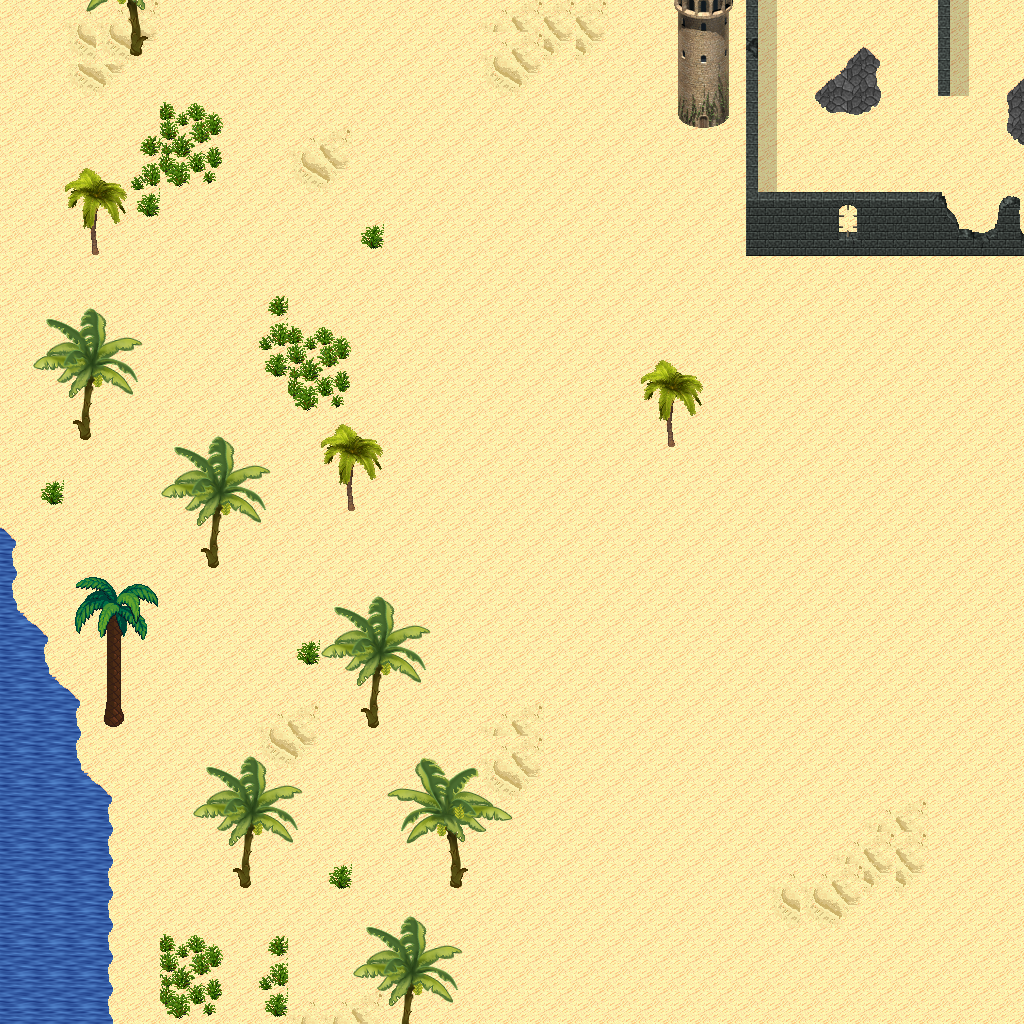

The image is a tile-based game level rendered from a .tmx file. Its description and source (layers, tilesets, objects; grid data summarised) follow:
An orthogonal 32x32 tile map with 32x32 px tiles, 5 tile layers (Ground, Objects, Objects2, Above, ...), 1 hidden layer not drawn, 14 tilesets.

<map version="1.10" tiledversion="1.11.0" orientation="orthogonal" renderorder="right-down" width="32" height="32" tilewidth="32" tileheight="32" infinite="0" nextlayerid="11" nextobjectid="1">
 <tileset firstgid="1" name="logic_collision" tilewidth="32" tileheight="32" tilecount="1" columns="1">
  <image source="../drawable/logic_collision.png" width="32" height="32" />
 </tileset>
 <tileset firstgid="2" name="ground_ground" tilewidth="32" tileheight="32" tilecount="33" columns="3">
  <image source="../drawable/ground_ground.png" width="96" height="352" />
 </tileset>
 <tileset firstgid="35" name="terrain_desert" tilewidth="32" tileheight="32" tilecount="88" columns="8">
  <image source="../drawable/terrain_desert.png" width="256" height="352" />
 </tileset>
 <tileset firstgid="123" name="building_stone_ruins" tilewidth="32" tileheight="32" tilecount="72" columns="6">
  <image source="../drawable/building_stone_ruins.png" width="192" height="384" />
 </tileset>
 <tileset firstgid="195" name="ground_sand_edges" tilewidth="32" tileheight="32" tilecount="15" columns="5">
  <image source="../drawable/ground_sand_edges.png" width="160" height="96" />
 </tileset>
 <tileset firstgid="210" name="ground_slate_tiles" tilewidth="32" tileheight="32" tilecount="15" columns="5">
  <image source="../drawable/ground_slate_tiles.png" width="160" height="96" />
 </tileset>
 <tileset firstgid="225" name="ground_sand_2" tilewidth="32" tileheight="32" tilecount="15" columns="5">
  <image source="../drawable/ground_sand_2.png" width="160" height="96" />
 </tileset>
 <tileset firstgid="240" name="plant_cactus_2" tilewidth="32" tileheight="32" tilecount="10" columns="5">
  <image source="../drawable/plant_cactus_2.png" width="160" height="64" />
 </tileset>
 <tileset firstgid="250" name="plant_round_cactuses" tilewidth="32" tileheight="32" tilecount="20" columns="10">
  <image source="../drawable/plant_round_cactuses.png" width="320" height="64" />
 </tileset>
 <tileset firstgid="270" name="plant_tree_banana_tree" tilewidth="32" tileheight="32" tilecount="40" columns="4">
  <image source="../drawable/plant_tree_banana_tree.png" width="128" height="320" />
 </tileset>
 <tileset firstgid="310" name="plant_tree_palm_tree" tilewidth="32" tileheight="32" tilecount="6" columns="2">
  <image source="../drawable/plant_tree_palm_tree.png" width="64" height="96" />
 </tileset>
 <tileset firstgid="316" name="plant_tree_palm_trees" tilewidth="32" tileheight="32" tilecount="40" columns="4">
  <image source="../drawable/plant_tree_palm_trees.png" width="128" height="320" />
 </tileset>
 <tileset firstgid="356" name="building_stone_tower" tilewidth="32" tileheight="32" tilecount="14" columns="2">
  <image source="../drawable/building_stone_tower.png" width="64" height="224" />
 </tileset>
 <tileset firstgid="370" name="plant_bush_large_green" tilewidth="32" tileheight="32" tilecount="9" columns="3">
  <image source="../drawable/plant_bush_large_green.png" width="96" height="96" />
 </tileset>
 <layer id="1" name="Ground" width="32" height="32">
  <data>[1024 cells, 1024 non-empty, 7 distinct tile ids]</data>
 </layer>
 <layer id="2" name="Objects" width="32" height="32">
  <data>[1024 cells, 87 non-empty, 33 distinct tile ids]</data>
 </layer>
 <layer id="3" name="Objects2" width="32" height="32">
  <data>[1024 cells, 1 non-empty, 1 distinct tile ids]</data>
 </layer>
 <layer id="4" name="Above" width="32" height="32">
  <data>[1024 cells, 136 non-empty, 51 distinct tile ids]</data>
 </layer>
 <layer id="5" name="Above2" width="32" height="32">
  <data>[1024 cells, 0 non-empty, 0 distinct tile ids]</data>
 </layer>
 <layer id="6" name="Walkable" width="32" height="32" visible="0">
  <data>[1024 cells, 80 non-empty, 1 distinct tile ids]</data>
 </layer>
 <objectgroup id="7" name="Mapevents" />
 <objectgroup id="8" name="Spawn" />
 <objectgroup id="9" name="Keys" />
 <objectgroup id="10" name="Replace" />
</map>
